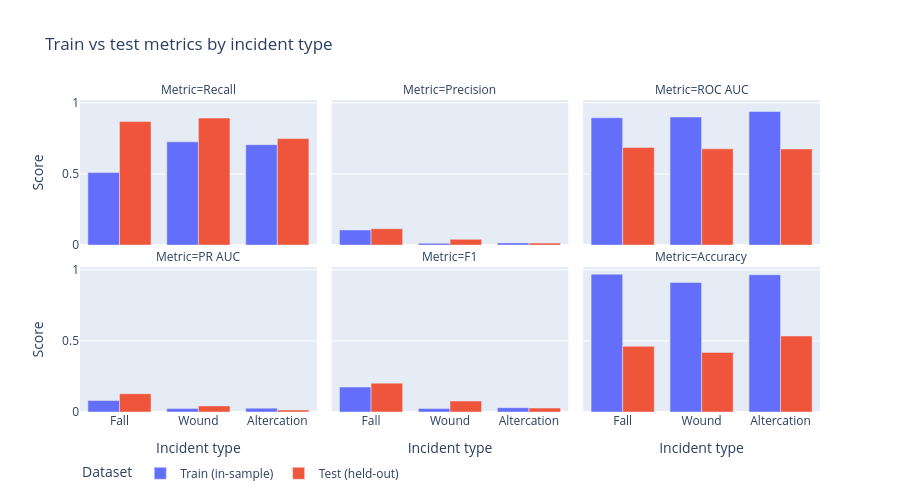

Source (notebook cell):
### Code cell
plot_df = metrics_long.melt(
    id_vars=['Incident type', 'Dataset'],
    value_vars=list(METRIC_COLS.values()),
    var_name='Metric', value_name='Score',
)
fig_metrics = px.bar(
    plot_df, x='Incident type', y='Score', color='Dataset',
    facet_col='Metric', facet_col_wrap=3, barmode='group',
    title='Train vs test metrics by incident type',
)
fig_metrics.update_layout(height=500, legend=dict(orientation='h', y=-0.15))
fig_metrics.show()

### Figure 1 — Plotly figure (JSON) as saved in the notebook; plotly's stock layout.template omitted (floating-point values rounded to 4 significant figures)
{"data": [{"alignmentgroup": "True", "hovertemplate": "Dataset=Train (in-sample)<br>Metric=Recall<br>Incident type=%{x}<br>Score=%{y}<extra></extra>", "legendgroup": "Train (in-sample)", "marker": {"color": "#636efa", "pattern": {"shape": ""}}, "name": "Train (in-sample)", "offsetgroup": "Train (in-sample)", "orientation": "v", "showlegend": true, "textposition": "auto", "type": "bar", "x": ["Fall", "Wound", "Altercation"], "xaxis": "x4", "y": [0.5093, 0.7255, 0.7059], "yaxis": "y4"}, {"alignmentgroup": "True", "hovertemplate": "Dataset=Train (in-sample)<br>Metric=Precision<br>Incident type=%{x}<br>Score=%{y}<extra></extra>", "legendgroup": "Train (in-sample)", "marker": {"color": "#636efa", "pattern": {"shape": ""}}, "name": "Train (in-sample)", "offsetgroup": "Train (in-sample)", "orientation": "v", "showlegend": false, "textposition": "auto", "type": "bar", "x": ["Fall", "Wound", "Altercation"], "xaxis": "x5", "y": [0.1061, 0.01252, 0.01547], "yaxis": "y5"}, {"alignmentgroup": "True", "hovertemplate": "Dataset=Train (in-sample)<br>Metric=ROC AUC<br>Incident type=%{x}<br>Score=%{y}<extra></extra>", "legendgroup": "Train (in-sample)", "marker": {"color": "#636efa", "pattern": {"shape": ""}}, "name": "Train (in-sample)", "offsetgroup": "Train (in-sample)", "orientation": "v", "showlegend": false, "textposition": "auto", "type": "bar", "x": ["Fall", "Wound", "Altercation"], "xaxis": "x6", "y": [0.8949, 0.9007, 0.9389], "yaxis": "y6"}, {"alignmentgroup": "True", "hovertemplate": "Dataset=Train (in-sample)<br>Metric=PR AUC<br>Incident type=%{x}<br>Score=%{y}<extra></extra>", "legendgroup": "Train (in-sample)", "marker": {"color": "#636efa", "pattern": {"shape": ""}}, "name": "Train (in-sample)", "offsetgroup": "Train (in-sample)", "orientation": "v", "showlegend": false, "textposition": "auto", "type": "bar", "x": ["Fall", "Wound", "Altercation"], "xaxis": "x", "y": [0.08088, 0.02424, 0.02691], "yaxis": "y"}, {"alignmentgroup": "True", "hovertemplate": "Dataset=Train (in-sample)<br>Metric=F1<br>Incident type=%{x}<br>Score=%{y}<extra></extra>", "legendgroup": "Train (in-sample)", "marker": {"color": "#636efa", "pattern": {"shape": ""}}, "name": "Train (in-sample)", "offsetgroup": "Train (in-sample)", "orientation": "v", "showlegend": false, "textposition": "auto", "type": "bar", "x": ["Fall", "Wound", "Altercation"], "xaxis": "x2", "y": [0.1757, 0.02461, 0.03028], "yaxis": "y2"}, {"alignmentgroup": "True", "hovertemplate": "Dataset=Train (in-sample)<br>Metric=Accuracy<br>Incident type=%{x}<br>Score=%{y}<extra></extra>", "legendgroup": "Train (in-sample)", "marker": {"color": "#636efa", "pattern": {"shape": ""}}, "name": "Train (in-sample)", "offsetgroup": "Train (in-sample)", "orientation": "v", "showlegend": false, "textposition": "auto", "type": "bar", "x": ["Fall", "Wound", "Altercation"], "xaxis": "x3", "y": [0.9688, 0.9106, 0.9648], "yaxis": "y3"}, {"alignmentgroup": "True", "hovertemplate": "Dataset=Test (held-out)<br>Metric=Recall<br>Incident type=%{x}<br>Score=%{y}<extra></extra>", "legendgroup": "Test (held-out)", "marker": {"color": "#EF553B", "pattern": {"shape": ""}}, "name": "Test (held-out)", "offsetgroup": "Test (held-out)", "orientation": "v", "showlegend": true, "textposition": "auto", "type": "bar", "x": ["Fall", "Wound", "Altercation"], "xaxis": "x4", "y": [0.8688, 0.8932, 0.7484], "yaxis": "y4"}, {"alignmentgroup": "True", "hovertemplate": "Dataset=Test (held-out)<br>Metric=Precision<br>Incident type=%{x}<br>Score=%{y}<extra></extra>", "legendgroup": "Test (held-out)", "marker": {"color": "#EF553B", "pattern": {"shape": ""}}, "name": "Test (held-out)", "offsetgroup": "Test (held-out)", "orientation": "v", "showlegend": false, "textposition": "auto", "type": "bar", "x": ["Fall", "Wound", "Altercation"], "xaxis": "x5", "y": [0.1149, 0.04049, 0.01399], "yaxis": "y5"}, {"alignmentgroup": "True", "hovertemplate": "Dataset=Test (held-out)<br>Metric=ROC AUC<br>Incident type=%{x}<br>Score=%{y}<extra></extra>", "legendgroup": "Test (held-out)", "marker": {"color": "#EF553B", "pattern": {"shape": ""}}, "name": "Test (held-out)", "offsetgroup": "Test (held-out)", "orientation": "v", "showlegend": false, "textposition": "auto", "type": "bar", "x": ["Fall", "Wound", "Altercation"], "xaxis": "x6", "y": [0.6857, 0.6764, 0.676], "yaxis": "y6"}, {"alignmentgroup": "True", "hovertemplate": "Dataset=Test (held-out)<br>Metric=PR AUC<br>Incident type=%{x}<br>Score=%{y}<extra></extra>", "legendgroup": "Test (held-out)", "marker": {"color": "#EF553B", "pattern": {"shape": ""}}, "name": "Test (held-out)", "offsetgroup": "Test (held-out)", "orientation": "v", "showlegend": false, "textposition": "auto", "type": "bar", "x": ["Fall", "Wound", "Altercation"], "xaxis": "x", "y": [0.1281, 0.04259, 0.0137], "yaxis": "y"}, {"alignmentgroup": "True", "hovertemplate": "Dataset=Test (held-out)<br>Metric=F1<br>Incident type=%{x}<br>Score=%{y}<extra></extra>", "legendgroup": "Test (held-out)", "marker": {"color": "#EF553B", "pattern": {"shape": ""}}, "name": "Test (held-out)", "offsetgroup": "Test (held-out)", "orientation": "v", "showlegend": false, "textposition": "auto", "type": "bar", "x": ["Fall", "Wound", "Altercation"], "xaxis": "x2", "y": [0.2029, 0.07748, 0.02746], "yaxis": "y2"}, {"alignmentgroup": "True", "hovertemplate": "Dataset=Test (held-out)<br>Metric=Accuracy<br>Incident type=%{x}<br>Score=%{y}<extra></extra>", "legendgroup": "Test (held-out)", "marker": {"color": "#EF553B", "pattern": {"shape": ""}}, "name": "Test (held-out)", "offsetgroup": "Test (held-out)", "orientation": "v", "showlegend": false, "textposition": "auto", "type": "bar", "x": ["Fall", "Wound", "Altercation"], "xaxis": "x3", "y": [0.4617, 0.419, 0.5343], "yaxis": "y3"}], "layout": {"annotations": [{"font": {}, "showarrow": false, "text": "Metric=PR AUC", "x": 0.16, "xanchor": "center", "xref": "paper", "y": 0.465, "yanchor": "bottom", "yref": "paper"}, {"font": {}, "showarrow": false, "text": "Metric=F1", "x": 0.5, "xanchor": "center", "xref": "paper", "y": 0.465, "yanchor": "bottom", "yref": "paper"}, {"font": {}, "showarrow": false, "text": "Metric=Accuracy", "x": 0.84, "xanchor": "center", "xref": "paper", "y": 0.465, "yanchor": "bottom", "yref": "paper"}, {"font": {}, "showarrow": false, "text": "Metric=Recall", "x": 0.16, "xanchor": "center", "xref": "paper", "y": 1.0, "yanchor": "bottom", "yref": "paper"}, {"font": {}, "showarrow": false, "text": "Metric=Precision", "x": 0.5, "xanchor": "center", "xref": "paper", "y": 1.0, "yanchor": "bottom", "yref": "paper"}, {"font": {}, "showarrow": false, "text": "Metric=ROC AUC", "x": 0.84, "xanchor": "center", "xref": "paper", "y": 1.0, "yanchor": "bottom", "yref": "paper"}], "barmode": "group", "height": 500, "legend": {"orientation": "h", "title": {"text": "Dataset"}, "tracegroupgap": 0, "y": -0.15}, "title": {"text": "Train vs test metrics by incident type"}, "xaxis": {"anchor": "y", "domain": [0, 0.32], "title": {"text": "Incident type"}}, "xaxis2": {"anchor": "y2", "domain": [0.34, 0.66], "matches": "x", "title": {"text": "Incident type"}}, "xaxis3": {"anchor": "y3", "domain": [0.68, 1.0], "matches": "x", "title": {"text": "Incident type"}}, "xaxis4": {"anchor": "y4", "domain": [0, 0.32], "matches": "x", "showticklabels": false}, "xaxis5": {"anchor": "y5", "domain": [0.34, 0.66], "matches": "x", "showticklabels": false}, "xaxis6": {"anchor": "y6", "domain": [0.68, 1.0], "matches": "x", "showticklabels": false}, "yaxis": {"anchor": "x", "domain": [0, 0.465], "title": {"text": "Score"}}, "yaxis2": {"anchor": "x2", "domain": [0, 0.465], "matches": "y", "showticklabels": false}, "yaxis3": {"anchor": "x3", "domain": [0, 0.465], "matches": "y", "showticklabels": false}, "yaxis4": {"anchor": "x4", "domain": [0.535, 1.0], "matches": "y", "title": {"text": "Score"}}, "yaxis5": {"anchor": "x5", "domain": [0.535, 1.0], "matches": "y", "showticklabels": false}, "yaxis6": {"anchor": "x6", "domain": [0.535, 1.0], "matches": "y", "showticklabels": false}}}
